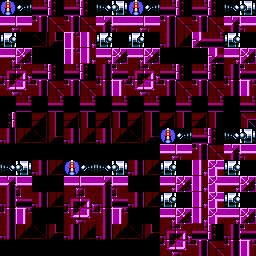

Below is a game level as drawn by its tile map, then a one-line description and the .tmx file that defines it, in full:
An orthogonal 16x16 tile map with 16x16 px tiles, 1 tile layer (Tile Layer 1).

<map version="1.10" tiledversion="1.11.0" orientation="orthogonal" renderorder="left-up" width="16" height="16" tilewidth="16" tileheight="16" infinite="0" nextlayerid="2" nextobjectid="1">
 <tileset firstgid="1" source="dg0.tsx" />
 <layer id="1" name="Tile Layer 1" width="16" height="16">
  <data encoding="csv">
2,3,24,25,24,25,4,5,2,3,24,25,24,25,4,5,
11,12,33,34,33,34,13,14,11,12,33,34,33,34,13,14,
6,7,44,45,28,19,6,7,6,7,42,43,37,38,6,7,
15,16,53,54,28,19,15,16,15,16,51,52,46,37,15,16,
20,21,24,25,24,25,22,23,20,21,24,25,24,25,22,23,
29,30,33,34,33,34,31,32,29,30,33,34,33,34,31,32,
46,38,46,38,46,38,46,38,46,38,46,38,46,38,46,38,
26,9,35,36,35,36,35,36,35,36,35,36,35,36,8,27,
42,43,44,45,42,43,42,43,44,45,2,3,24,25,4,5,
51,52,53,54,51,52,51,52,53,54,11,12,33,34,13,14,
4,5,42,43,2,3,4,5,42,43,6,7,19,10,6,7,
13,14,51,52,11,12,13,14,51,52,15,16,19,10,15,16,
22,23,42,43,20,21,22,23,42,43,6,7,19,10,6,7,
31,32,51,52,29,30,31,32,51,52,15,16,19,10,15,16,
42,43,44,45,42,43,42,43,44,45,20,21,24,25,22,23,
51,52,53,54,51,52,51,52,53,54,29,30,33,34,31,32
</data>
 </layer>
</map>